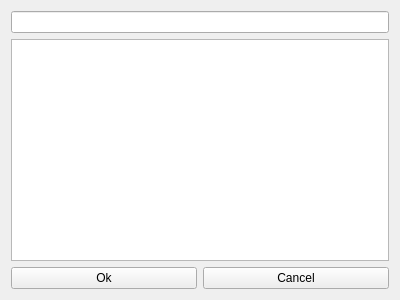
<?xml version="1.0" encoding="UTF-8"?>
<ui version="4.0">
 <class>comp_editor</class>
 <widget class="QWidget" name="comp_editor">
  <property name="geometry">
   <rect>
    <x>0</x>
    <y>0</y>
    <width>400</width>
    <height>300</height>
   </rect>
  </property>
  <property name="windowTitle">
   <string>Form</string>
  </property>
  <layout class="QVBoxLayout" name="verticalLayout">
   <item>
    <widget class="QLineEdit" name="uiLEName"/>
   </item>
   <item>
    <widget class="QTextEdit" name="uiTEDesc"/>
   </item>
   <item>
    <layout class="QHBoxLayout" name="horizontalLayout">
     <item>
      <widget class="QPushButton" name="uiBtnOk">
       <property name="text">
        <string>Ok</string>
       </property>
      </widget>
     </item>
     <item>
      <widget class="QPushButton" name="uiBtnCancel">
       <property name="text">
        <string>Cancel</string>
       </property>
      </widget>
     </item>
    </layout>
   </item>
  </layout>
 </widget>
 <resources/>
 <connections/>
</ui>
